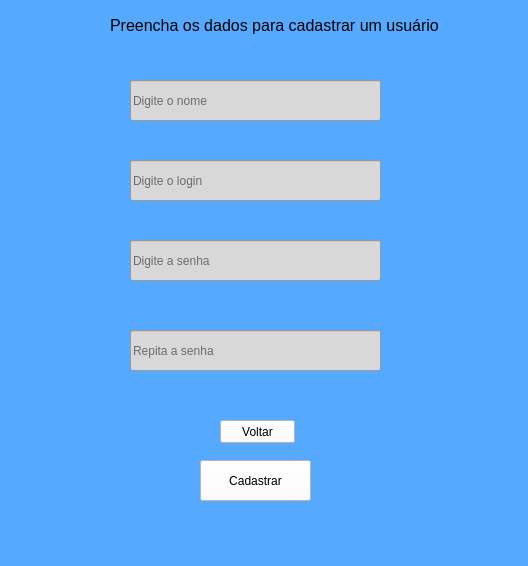
<?xml version="1.0" encoding="UTF-8"?>
<ui version="4.0">
 <class>MainWindow</class>
 <widget class="QMainWindow" name="MainWindow">
  <property name="geometry">
   <rect>
    <x>0</x>
    <y>0</y>
    <width>528</width>
    <height>566</height>
   </rect>
  </property>
  <property name="windowTitle">
   <string>MainWindow</string>
  </property>
  <property name="styleSheet">
   <string notr="true">background-color: rgb(85, 170, 255);</string>
  </property>
  <widget class="QWidget" name="centralwidget">
   <widget class="QPushButton" name="pushButton">
    <property name="geometry">
     <rect>
      <x>200</x>
      <y>460</y>
      <width>111</width>
      <height>41</height>
     </rect>
    </property>
    <property name="styleSheet">
     <string notr="true">background-color: rgb(255, 255, 255);</string>
    </property>
    <property name="text">
     <string>Cadastrar</string>
    </property>
   </widget>
   <widget class="QLineEdit" name="lineEdit">
    <property name="geometry">
     <rect>
      <x>130</x>
      <y>80</y>
      <width>251</width>
      <height>41</height>
     </rect>
    </property>
    <property name="styleSheet">
     <string notr="true">background-color: rgb(216, 216, 216);</string>
    </property>
    <property name="maxLength">
     <number>32776</number>
    </property>
    <property name="placeholderText">
     <string>Digite o nome</string>
    </property>
    <property name="cursorMoveStyle">
     <enum>Qt::VisualMoveStyle</enum>
    </property>
   </widget>
   <widget class="QLabel" name="label">
    <property name="geometry">
     <rect>
      <x>110</x>
      <y>10</y>
      <width>341</width>
      <height>31</height>
     </rect>
    </property>
    <property name="font">
     <font>
      <pointsize>12</pointsize>
     </font>
    </property>
    <property name="text">
     <string>Preencha os dados para cadastrar um usuário </string>
    </property>
   </widget>
   <widget class="QLineEdit" name="lineEdit_2">
    <property name="geometry">
     <rect>
      <x>130</x>
      <y>160</y>
      <width>251</width>
      <height>41</height>
     </rect>
    </property>
    <property name="styleSheet">
     <string notr="true">background-color: rgb(216, 216, 216);</string>
    </property>
    <property name="text">
     <string/>
    </property>
    <property name="placeholderText">
     <string>Digite o login</string>
    </property>
   </widget>
   <widget class="QLineEdit" name="lineEdit_3">
    <property name="geometry">
     <rect>
      <x>130</x>
      <y>240</y>
      <width>251</width>
      <height>41</height>
     </rect>
    </property>
    <property name="styleSheet">
     <string notr="true">background-color: rgb(216, 216, 216);</string>
    </property>
    <property name="echoMode">
     <enum>QLineEdit::Password</enum>
    </property>
    <property name="placeholderText">
     <string>Digite a senha</string>
    </property>
   </widget>
   <widget class="QLineEdit" name="lineEdit_4">
    <property name="geometry">
     <rect>
      <x>130</x>
      <y>330</y>
      <width>251</width>
      <height>41</height>
     </rect>
    </property>
    <property name="styleSheet">
     <string notr="true">background-color: rgb(216, 216, 216);</string>
    </property>
    <property name="echoMode">
     <enum>QLineEdit::Password</enum>
    </property>
    <property name="placeholderText">
     <string>Repita a senha</string>
    </property>
   </widget>
   <widget class="QPushButton" name="pushButton_2">
    <property name="geometry">
     <rect>
      <x>220</x>
      <y>420</y>
      <width>75</width>
      <height>23</height>
     </rect>
    </property>
    <property name="styleSheet">
     <string notr="true">background-color: rgb(255, 255, 255);</string>
    </property>
    <property name="text">
     <string>Voltar</string>
    </property>
   </widget>
  </widget>
  <widget class="QMenuBar" name="menubar">
   <property name="geometry">
    <rect>
     <x>0</x>
     <y>0</y>
     <width>528</width>
     <height>21</height>
    </rect>
   </property>
  </widget>
  <widget class="QStatusBar" name="statusbar"/>
 </widget>
 <resources/>
 <connections/>
</ui>
